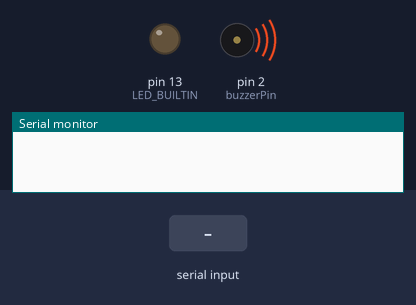
Simulated run of this sketch. Board: Arduino Uno, built with avr-gcc and run on an emulated ATmega328P. Shown: output pins drawn as LEDs (lit = HIGH), buzzer (waves = sounding, pin HIGH), the last lines printed to the serial monitor. Inputs (shaded band) come from the test bench. EEPROM starts erased.

Above: at 1.2 s.
1.3 s: "B\n" received over the second serial link
At 2.3 s:
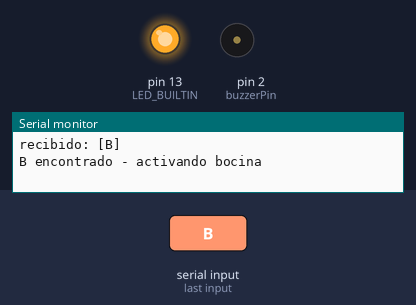
4.0 s: "show\n" received over Serial
6.0 s: "show\n" received over the second serial link
7.7 s: "1\n" received over the second serial link
Timing chart, 0 to 10.4 s (numbered marks = the images above; inputs shaded):
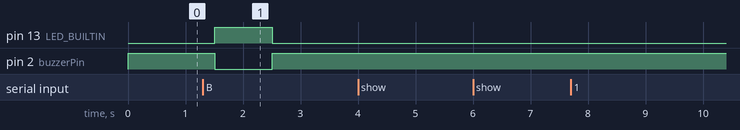

The sketch:

receiver_v2.ino
```cpp
#include <SoftwareSerial.h>
#include <EEPROM.h>

const int buzzerPin = 2;

SoftwareSerial mySerial(3, 4);  // RX, TX
const int EEPROM_SIZE = 512;
const int EEPROM_ADDRESS = 0;

void saveStringToEEPROM(int addr, String data) {
  int len = data.length();
  if (len > EEPROM_SIZE - addr - 1) return;
  EEPROM.write(addr, len);
  for (int i = 0; i < len; i++) EEPROM.write(addr + 1 + i, data[i]);
  EEPROM.write(addr + 1 + len, '\0');
}

String readStringFromEEPROM(int addr) {
  int len = EEPROM.read(addr);
  char buffer[len + 1];
  for (int i = 0; i < len; i++) buffer[i] = EEPROM.read(addr + 1 + i);
  buffer[len] = '\0';
  return String(buffer);
}

void setup() {
  Serial.begin(9600);
  mySerial.begin(9600);
  mySerial.setTimeout(2000);
  pinMode(LED_BUILTIN, OUTPUT);
  pinMode(buzzerPin, OUTPUT);
  digitalWrite(buzzerPin, HIGH);
}

void loop() {
  if (mySerial.available()) {
    delay(200);
    String str = "";
    while (mySerial.available()) {
      str += (char)mySerial.read();
    }
    str.trim();
    Serial.print("recibido: [");
    Serial.print(str);
    Serial.println("]");

    if (str.indexOf("B") != -1) {
      Serial.println("B encontrado - activando bocina");
      saveStringToEEPROM(EEPROM_ADDRESS, str);
      digitalWrite(LED_BUILTIN, HIGH);
      digitalWrite(buzzerPin, LOW);
      delay(1000);
      digitalWrite(LED_BUILTIN, LOW);
      digitalWrite(buzzerPin, HIGH);
      Serial.println("enviando K");
      delay(2000);
      mySerial.write("K\n");
    }
  }

  if (Serial.available() > 0) {
    String inputString = Serial.readStringUntil('\n');
    inputString.trim();
    if (inputString.equals("show")) {
      String savedText = readStringFromEEPROM(EEPROM_ADDRESS);
      Serial.print("String leido desde la EEPROM: ");
      Serial.println(savedText);
    }
  }
}
```

Measured:
- after the input at 1.3 s, pin 13 (LED_BUILTIN): LOW → HIGH after 0.21 s, → LOW 1.0 s later; pin 2 (buzzerPin): HIGH → LOW after 0.21 s, → HIGH 1.0 s later
